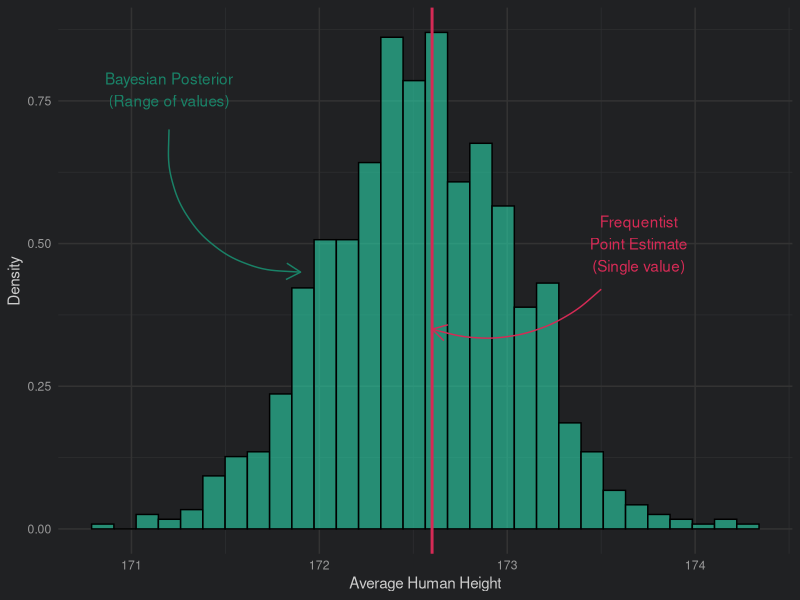
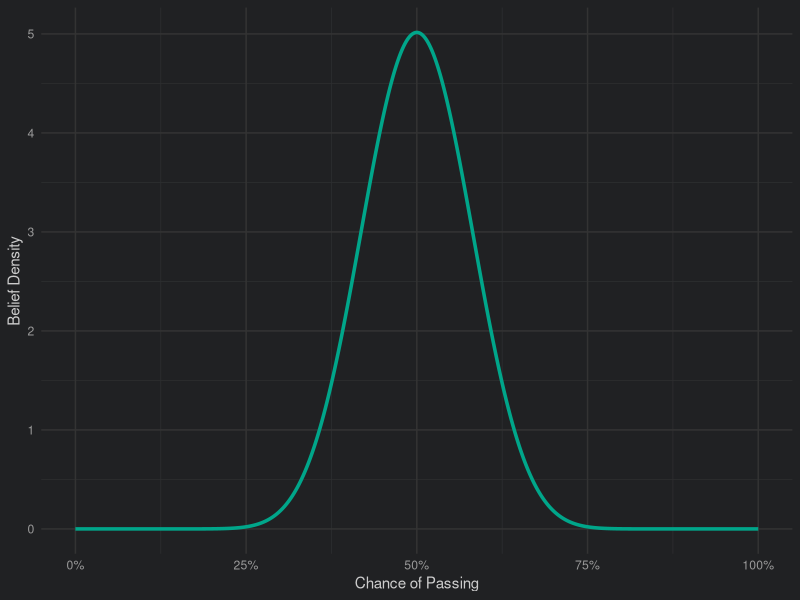
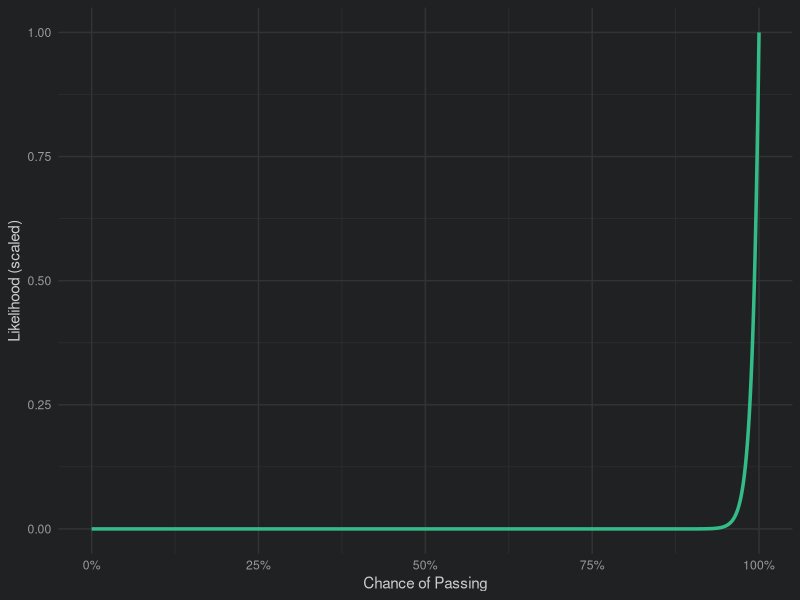
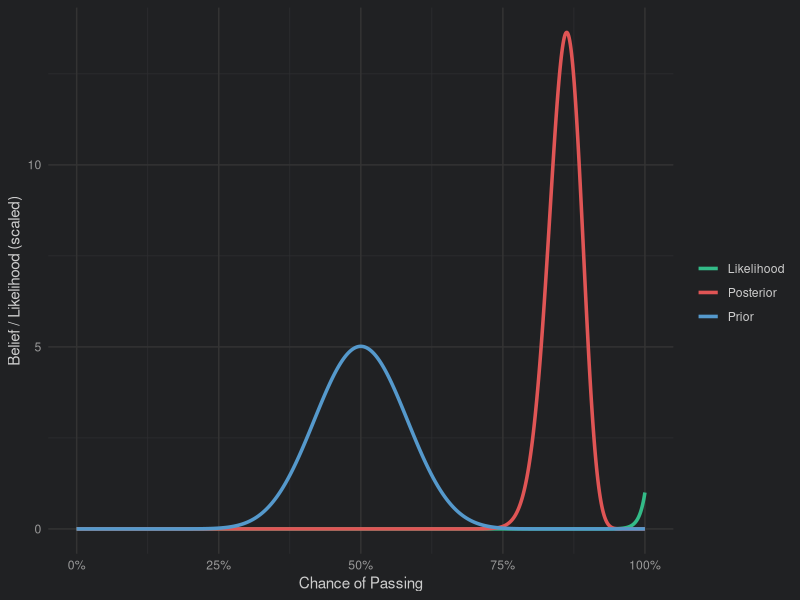
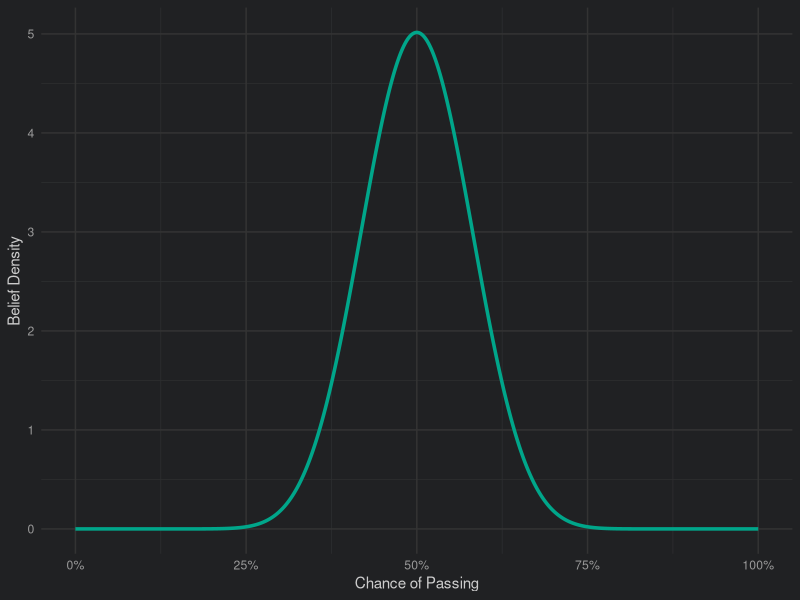
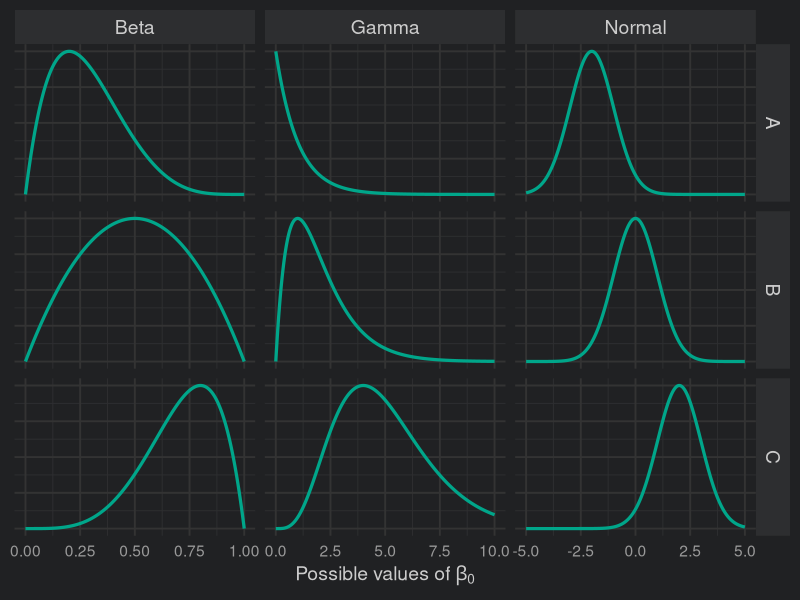
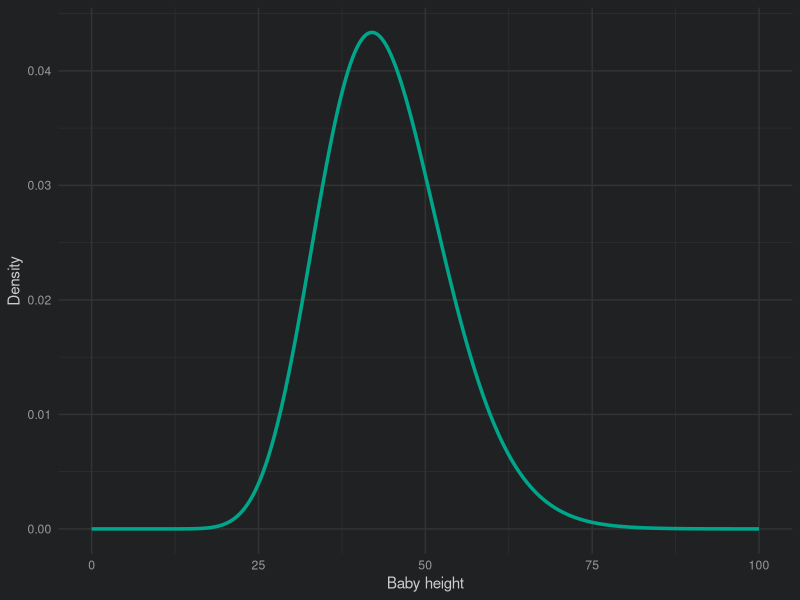
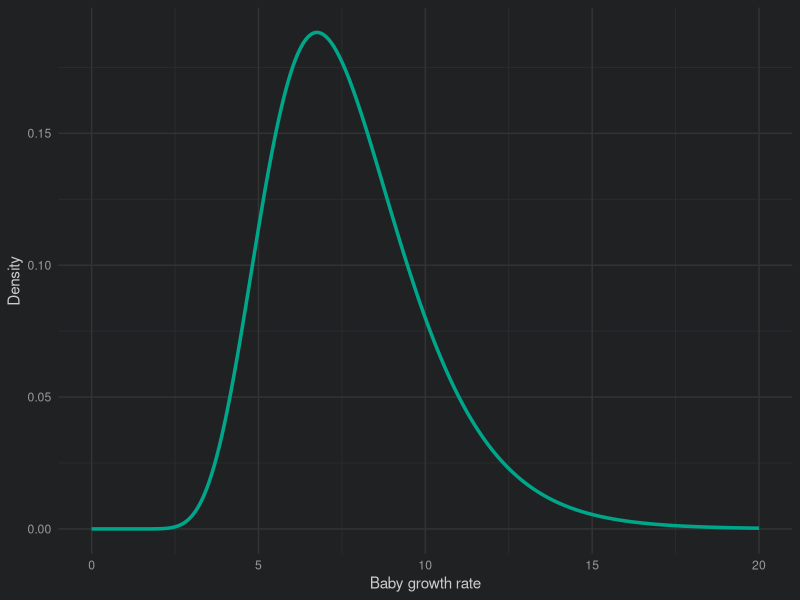

The R script that drew these images, in order:
## ---- chunk 1
knitr::opts_chunk$set(echo = TRUE, warning = FALSE, message = FALSE)

theme_dark_site <- function(...) {
  ggplot2::theme_minimal(...) +
  ggplot2::theme(
    plot.background   = ggplot2::element_rect(fill = "#202123", colour = NA),
    panel.background  = ggplot2::element_rect(fill = "#202123", colour = NA),
    panel.grid.major  = ggplot2::element_line(colour = "#333333"),
    panel.grid.minor  = ggplot2::element_line(colour = "#2d2e30"),
    text              = ggplot2::element_text(colour = "#cccccc"),
    axis.text         = ggplot2::element_text(colour = "#999999"),
    plot.title        = ggplot2::element_text(colour = "#ffffff", face = "bold"),
    plot.subtitle     = ggplot2::element_text(colour = "#999999"),
    plot.caption      = ggplot2::element_text(colour = "#666666"),
    legend.background = ggplot2::element_rect(fill = "#202123", colour = NA),
    legend.key        = ggplot2::element_rect(fill = "#202123", colour = NA),
    legend.text       = ggplot2::element_text(colour = "#cccccc"),
    legend.title      = ggplot2::element_text(colour = "#cccccc"),
    strip.background  = ggplot2::element_rect(fill = "#2d2e30", colour = NA),
    strip.text        = ggplot2::element_text(colour = "#cccccc")
  )
}
## ---- chunk 2
library(ggplot2)
library(dplyr)

set.seed(42)
posterior_samples <- rnorm(1000, mean = 172.55, sd = 0.5)
posterior_df <- data.frame(value = posterior_samples)
frequentist_est <- 172.6
frequentist_ci <- c(171.9, 173.5)
bayes_ci <- quantile(posterior_samples, probs = c(0.025, 0.975))

ggplot(posterior_df, aes(x = value)) +
  geom_histogram(aes(y = ..density..), bins = 30, fill = "#2AD5AA", alpha = 0.6, color = "black") +
  geom_vline(xintercept = frequentist_est, color = "#D52A55", linetype = "solid", size = 1) +
  annotate("text", x = 173.7, y = 0.5, label = "Frequentist\nPoint Estimate\n(Single value)", color = "#D52A55") +
  annotate("text", x = 171.2, y = 0.77, label = "Bayesian Posterior\n(Range of values)", color = "#198267") +
  annotate("curve", x = 171.2, xend = 171.9, y = 0.7, yend = 0.45,
           curvature = 0.5, arrow = arrow(length = unit(0.03, "npc")), color = "#198267") +
  annotate("curve", x = 173.5, xend = frequentist_est, y = 0.42, yend = 0.35,
           curvature = -0.3, arrow = arrow(length = unit(0.03, "npc")), color = "#D52A55") +
  labs(
    x = "Average Human Height",
    y = "Density"
  ) +
  theme_dark_site()


## ---- chunk 3
theta <- seq(0, 1, length.out = 1000)

prior <- dbeta(theta, 20, 20)

data.frame(theta, prior) |>
  ggplot(aes(x = theta, y = prior)) +
  geom_line(color = "#00a68a", size = 1.2) +
  scale_x_continuous(labels = scales::percent) +
  labs(x = "Chance of Passing", y = "Belief Density") +
  theme_dark_site()
## ---- chunk 4
likelihood <- theta^100
likelihood <- likelihood / max(likelihood)

data.frame(theta, likelihood) |>
  ggplot(aes(x = theta, y = likelihood)) +
  geom_line(color = "#33bb88", size = 1.2) +
  scale_x_continuous(labels = scales::percent) +
  labs(x = "Chance of Passing", y = "Likelihood (scaled)") +
  theme_dark_site()
## ---- chunk 5
posterior <- dbeta(theta, 120, 20)

posterior_df <- data.frame(
  theta = rep(theta, 3),
  density = c(prior, likelihood, posterior),
  belief = rep(c("Prior", "Likelihood", "Posterior"), each = length(theta))
)

posterior_df |>
  ggplot(aes(x = theta, y = density, color = belief)) +
  geom_line(size = 1.2) +
  labs(x = "Chance of Passing", y = "Belief / Likelihood (scaled)", colour = "") +
  scale_x_continuous(labels = scales::percent) +
  theme_dark_site() +
  scale_color_manual(values = c("#33bb88", "#e05555", "#5599cc"))
## ---- chunk 6
theta <- seq(0, 1, length.out = 1000)

prior <- dbeta(theta, 20, 20)

data.frame(theta, prior) |>
  ggplot(aes(x = theta, y = prior)) +
  geom_line(color = "#00a68a", size = 1.2) +
  scale_x_continuous(labels = scales::percent) +
  labs(x = "Chance of Passing", y = "Belief Density") +
  theme_dark_site()
## ---- chunk 7
library(tidyr)

x_beta <- seq(0, 1, length.out = 1000)
x_normal <- seq(-5, 5, length.out = 1000)
x_gamma <- seq(0, 10, length.out = 1000)

normalize <- function(y) y / max(y)

beta_df <- bind_rows(
  tibble(x = x_beta, density = normalize(dbeta(x_beta, 2, 5)), Distribution = "Beta", Variant = "A"),
  tibble(x = x_beta, density = normalize(dbeta(x_beta, 2, 2)), Distribution = "Beta", Variant = "B"),
  tibble(x = x_beta, density = normalize(dbeta(x_beta, 5, 2)), Distribution = "Beta", Variant = "C")
)

normal_df <- bind_rows(
  tibble(x = x_normal, density = normalize(dnorm(x_normal, -2, 1)), Distribution = "Normal", Variant = "A"),
  tibble(x = x_normal, density = normalize(dnorm(x_normal, 0, 1)), Distribution = "Normal", Variant = "B"),
  tibble(x = x_normal, density = normalize(dnorm(x_normal, 2, 1)), Distribution = "Normal", Variant = "C")
)

gamma_df <- bind_rows(
  tibble(x = x_gamma, density = normalize(dgamma(x_gamma, shape = 1, rate = 1)), Distribution = "Gamma", Variant = "A"),
  tibble(x = x_gamma, density = normalize(dgamma(x_gamma, shape = 2, rate = 1)), Distribution = "Gamma", Variant = "B"),
  tibble(x = x_gamma, density = normalize(dgamma(x_gamma, shape = 5, rate = 1)), Distribution = "Gamma", Variant = "C")
)

df <- bind_rows(beta_df, normal_df, gamma_df)

ggplot(df, aes(x = x, y = density)) +
  geom_line(size = 1.1, color = "#00a68a") +
  facet_grid(cols = vars(Distribution), rows = vars(Variant), scales = "free_x") +
  labs(
    x = expression("Possible values of " * beta[0]),
    y = NULL
  ) +
  theme_dark_site(base_size = 14) +
  theme(
    axis.text.y = element_blank(),
    axis.ticks.y = element_blank(),
    strip.text = element_text(size = 14)
  )


## ---- chunk 8
theta <- seq(0, 100, length.out = 1000)

prior <- dgamma(theta, 22, 0.5)

data.frame(theta, prior) |>
  ggplot(aes(x = theta, y = prior)) +
  geom_line(color = "#00a68a", size = 1.2) +
  labs(x = "Baby height", y = "Density") +
  theme_dark_site()
## ---- chunk 9
theta <- seq(0, 20, length.out = 1000)

prior <- dlnorm(theta, 2, 0.3)

data.frame(theta, prior) |>
  ggplot(aes(x = theta, y = prior)) +
  geom_line(color = "#00a68a", size = 1.2) +
  labs(x = "Baby growth rate", y = "Density") +
  theme_dark_site()
## ---- chunk 10
theta <- seq(-110, 110, length.out = 1000)

prior <- dunif(theta, -100, 100)

data.frame(theta, prior) |>
  ggplot(aes(x = theta, y = prior)) +
  geom_line(color = "#00a68a", size = 1.2) +
  labs(x = "Baby growth rate", y = "Density") +
  theme_dark_site()
